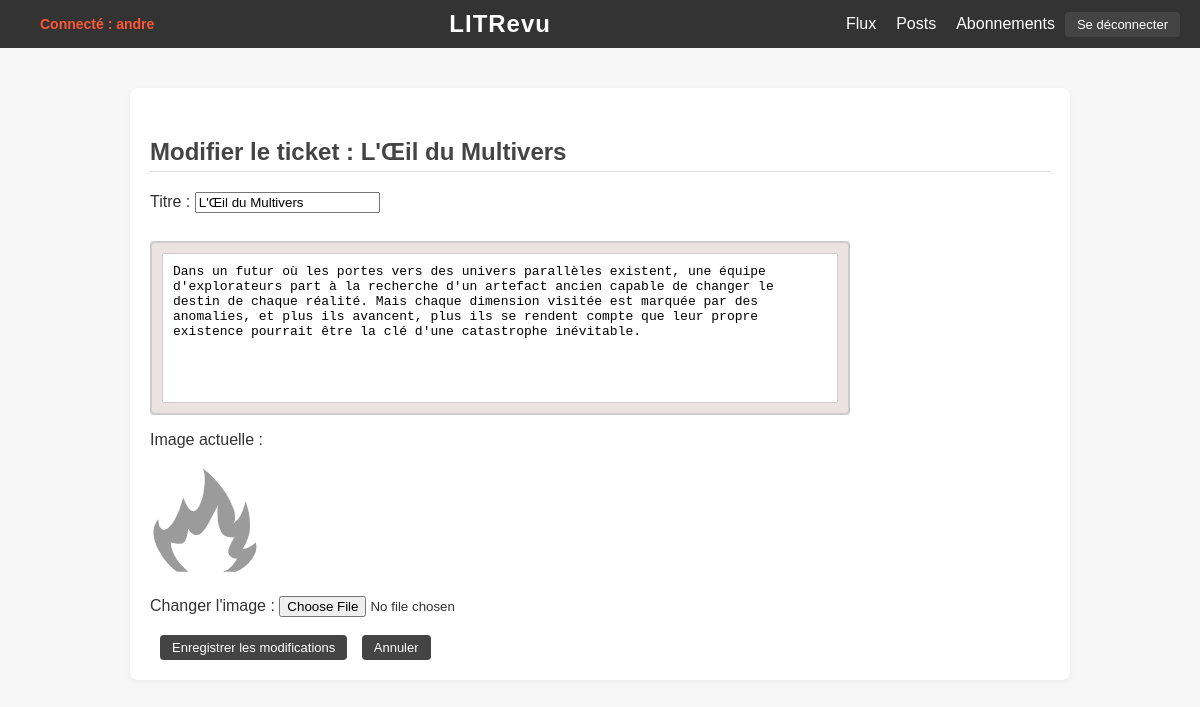
Before: /edit_ticket/24/ (signed in) with the older database file.
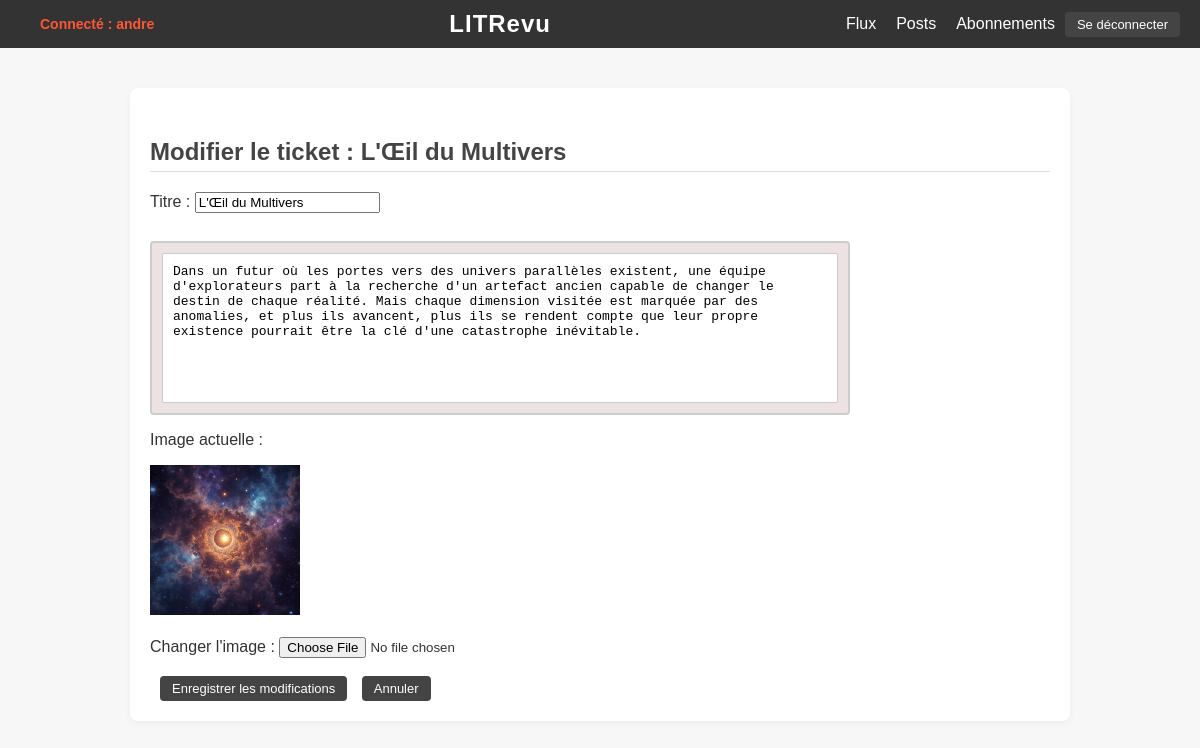
After: the same page with the newer database file.
### myapp/models.py (models this page shows, shortened)
class Ticket(models.Model):
    title = models.CharField(max_length=128)  # Mettre unique=True au lieu de primary_key
    description = models.TextField(max_length=2048, blank=True)
    user = models.ForeignKey(User, on_delete=models.CASCADE)
    image = models.ImageField(upload_to='images/', null=True, blank=True)
    time_created = models.DateTimeField(auto_now_add=True)

### myapp/views.py (the view, shortened to what this page needs)
# urls.py: path('edit_ticket/<int:ticket_id>/', views.edit_ticket, name='edit_ticket'),
@login_required
def edit_ticket(request, ticket_id):
    ticket = get_object_or_404(Ticket, id=ticket_id, user=request.user)
    return render(request, 'edit_ticket.html', {'ticket': ticket})

### myapp/templates/edit_ticket.html (shortened to what this page needs)
{% extends 'base.html' %}
{% block content %}
  <h2>Modifier le ticket : {{ ticket.title }}</h2>
  <form method="POST" enctype="multipart/form-data">
    <label for="ticket_title">Titre :</label>
    <input type="text" id="ticket_title" name="ticket_title" value="{{ ticket.title }}" required><br><br>
    <div class="ticket_description">
      <textarea id="ticket_description" name="ticket_description" required>{{ ticket.description }}</textarea>
  </div>
    {% if ticket.image %}
      <p>Image actuelle :</p>
      <img src="{{ ticket.image.url }}" alt="Image du ticket" style="max-width: 200px; max-height: 150px;"><br><br>
    {% endif %}
    <label for="ticket_image">Changer l'image :</label>
    <input type="file" id="ticket_image" name="ticket_image"><br><br>
    <button type="submit" class="button">Enregistrer les modifications</button>
    <form action="{% url 'all_tickets' %}" method="get" style="display: inline;">
      <button type="submit" class="button">Annuler</button>
  </form>
  </form>
{% endblock %}

Changed rows visible on the page:
changed Ticket "L'Œil du Multivers": image: a different picture
